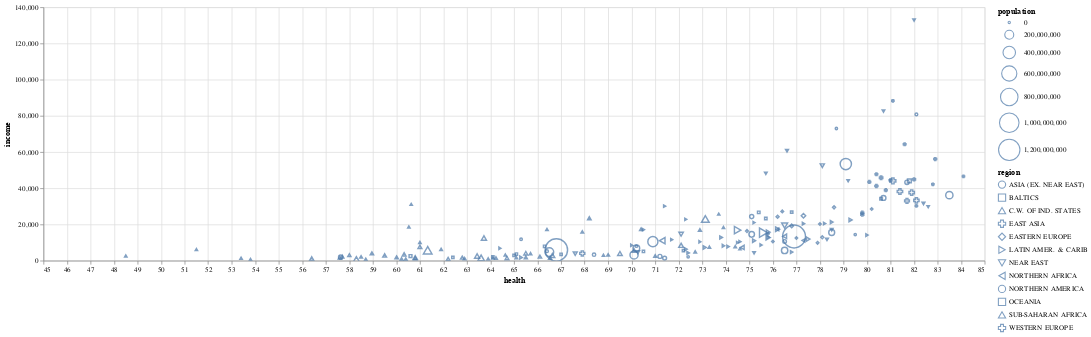

The notebook cell this image was saved under:
### Code cell
# 2.1 - Scatter Plot 4 Attributes - Region as Marker, population as Size
alt.Chart(health_data).mark_point().encode(
    alt.X('health', scale=alt.Scale(zero=False)),
    alt.Y('income', scale=alt.Scale(zero=False, padding=1)),
    # color=alt.Color('region', scale=alt.Scale(scheme='tableau20')),
    shape='region',
    size=alt.Size('population', scale=alt.Scale(range=[10, 1000])),
    # size='population',
    tooltip=['country', 'region', 'health', 'income', 'population']
).interactive().properties(width=1300,height=350)

### Figure 1 — Vega-Lite specification as saved in the notebook (floating-point values rounded to 4 significant figures; data arrays with more than 128 entries replaced by an {"elided": "..."} marker saying what was removed)
{"config": {"view": {"continuousWidth": 400, "continuousHeight": 300}}, "data": {"name": "data-c9fec259f3fed63dc0a1c0a51ca8a66f"}, "mark": "point", "encoding": {"shape": {"type": "nominal", "field": "region"}, "size": {"type": "quantitative", "field": "population", "scale": {"range": [10, 1000]}}, "tooltip": [{"type": "nominal", "field": "country"}, {"type": "nominal", "field": "region"}, {"type": "quantitative", "field": "health"}, {"type": "quantitative", "field": "income"}, {"type": "quantitative", "field": "population"}], "x": {"type": "quantitative", "field": "health", "scale": {"zero": false}}, "y": {"type": "quantitative", "field": "income", "scale": {"padding": 1, "zero": false}}}, "height": 350, "selection": {"selector018": {"type": "interval", "bind": "scales", "encodings": ["x", "y"]}}, "width": 1300, "$schema": "https://vega.github.io/schema/vega-lite/v4.8.1.json", "datasets": {"data-c9fec259f3fed63dc0a1c0a51ca8a66f": {"elided": "187 records"}}}
